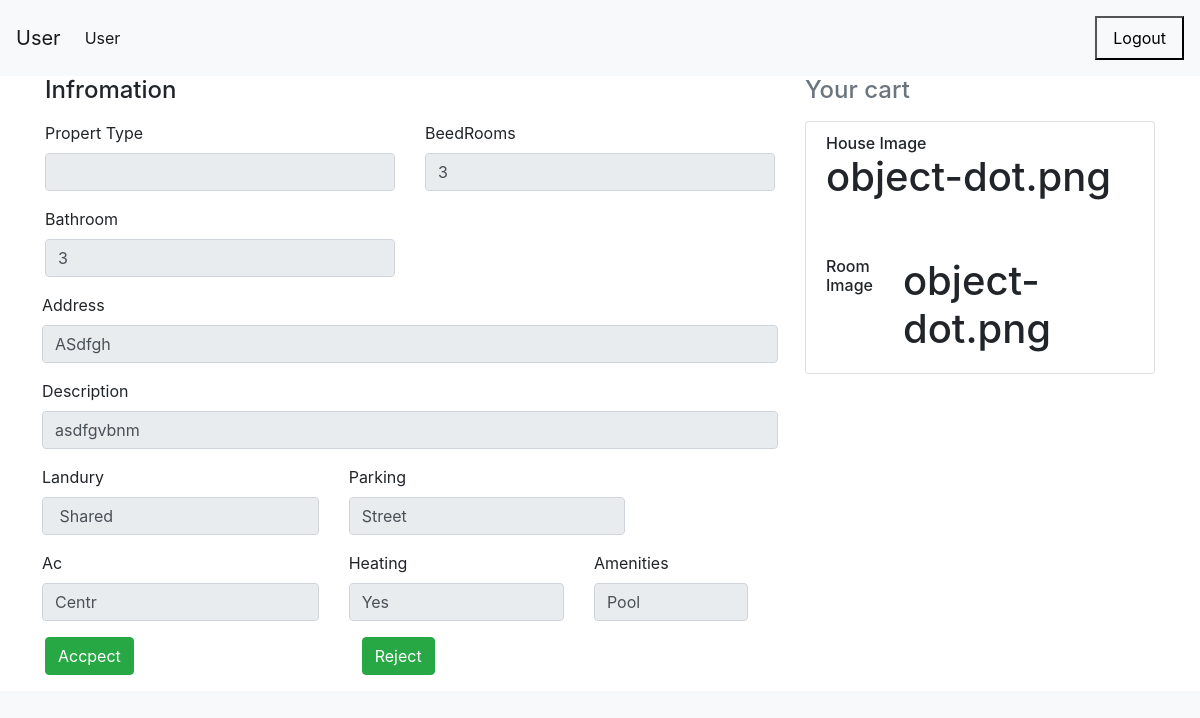
The app's page /user/user-view.php?id=45 (signed in) with its own data.
### tables this page shows
CREATE TABLE `question` (
  `id` int(200) NOT NULL,
  `uid` int(20) NOT NULL,
  `image` varchar(500) DEFAULT NULL,
  `roomimage` varchar(500) DEFAULT NULL,
  `propertytype` varchar(20) NOT NULL,
  `bedrooms` varchar(10) NOT NULL,
  `bathrooms` varchar(10) NOT NULL,
  `address` varchar(200) NOT NULL,
  `description` varchar(200) NOT NULL,
  `laundry` varchar(10) NOT NULL,
  `parking` varchar(10) NOT NULL,
  `ac` varchar(5) NOT NULL,
  `heating` varchar(10) NOT NULL,
  `amenities` varchar(5) NOT NULL
);

### user/user-view.php (the view, shortened to what this page needs)
<?php
include '../include/main.php';
$id = $_GET['id'];
$query = "SELECT q.id, q.uid, q.image, q.roomimage, q.propertytype, q.bedrooms, q.bathrooms, q.address, q.description, q.laundry, q.parking, q.ac, q.heating, q.amenities
FROM question AS q
INNER JOIN user AS u ON u.id = q.uid
WHERE q.uid =$id";
$result = mysqli_query($conn, $query);
foreach ($result as $data) {
?>
    <!DOCTYPE html>
    <html>
    <head>
        <link href="https://cdn.jsdelivr.net/npm/bootstrap@5.3.0-alpha1/dist/css/bootstrap.min.css" rel="stylesheet">
    </head>
    <body>
        <div class="relative w-full bg-white">
            <nav class="navbar navbar-expand-lg navbar-light bg-light p-3">
                <a class="navbar-brand" href="#">User </a>
                <div class="collapse navbar-collapse" id="navbarNav">
                    <ul class="navbar-nav">
                        <li class="nav-item active">
                            <a class="nav-link" href="user-page.php">User</a>
                        </li>
                    </ul>
                </div>
                <a href="../logout.php"><button type="button" type="logout" class="rounded-md bg-transparent px-3 py-2 text-sm font-semibold text-black hover:bg-black/10 focus-visible:outline focus-visible:outline-2 focus-visible:outline-offset-2 focus-visible:outline-black">
                        Logout
                    </button></a>
            </nav>
            <!DOCTYPE html>
            <html>
            <link rel="stylesheet" href="https://stackpath.bootstrapcdn.com/bootstrap/4.3.1/css/bootstrap.min.css">
            </head>
            <body class="bg-light">
                <form method="post" class="contact-form">
                    <div class="container">
                        <div class="row">
                            <div class="col-md-4 order-md-2 mb-4">
                                <h4 class="d-flex justify-content-between align-items-center mb-3">
                                    <span class="text-muted">Your cart</span>
                                </h4>
                                <ul class="list-group mb-3">
                                    <li class="list-group-item d-flex justify-content-between lh-condensed">
                                        <div>
                                            <h6 class="my-0">House Image</h6>
                                            <h1> <?php echo $data['image'] ?> </h1>
                                        </div>
                                    </li>
                                    <li class="list-group-item d-flex justify-content-between lh-condensed">
                                        <div>
                                    <li class="list-group-item d-flex justify-content-between">
                                        <h6 class="my-0">Room Image</h6>
                                        <h1><?php echo $data['roomimage'] ?></h1>
                                    </li>
                                </ul>
                            </div>
                            <div class="col-md-8 order-md-1">
                                <h4 class="mb-3">Infromation</h4>
                                <form novalidate="">
                                    <div class="row">
                                        <div class="col-md-6 mb-3">
                                            <label for="firstName">Propert Type</label>
                                            <input readonly class="form-control" id="firstName" placeholder="" value="<?php echo $data['propertytype'] ?>">
                                        </div>
                                        <div class="col-md-6 mb-3">
                                            <label for="lastName">BeedRooms</label>
                                            <input readonly class="form-control" value="<?php echo $data['bedrooms'] ?>">
                                        </div>
                                        <div class="col-md-6 mb-3">
                                            <label for="lastName">Bathroom</label>
                                            <input readonly class="form-control" id="lastName" placeholder="" value="<?php echo $data['bathrooms'] ?>" required="">
                                        </div>
                                        <div class="mb-3">
                                            <label for="username">Address</label>
                                            <input readonly class="form-control" id="zip" value="<?php echo $data['address'] ?>">
                                        </div>
                                        <div class="mb-3">
                                            <label for="email">Description</label>
                                            <input readonly class="form-control" value="<?php echo $data['description'] ?> ">
                                        </div>
                                        <div class="row">
                                            <div class="col-md-5 mb-3">
                                                <label for="country">Landury</label>
                                                <input readonly class="form-control" value=" <?php echo $data['laundry'] ?>">
                                            </div>
                                            <div class="col-md-5 mb-3">
                                                <label for="country">Parking</label>
                                                <input readonly class="form-control" value="<?php echo $data['parking'] ?>">
                                            </div>
                                        </div>
                                        <div class="row">
                                            <div class="col-md-5 mb-3">
                                                <label for="country">Ac</label>
                                                <input readonly class="form-control" value="<?php echo $data['ac'] ?>">
                                            </div>
                                            <div class="col-md-4 mb-3">
                                                <label for="state">Heating</label>
                                                <input readonly class="form-control" value="<?php echo $data['heating'] ?>">
                                            </div>
                                            <div class="col-md-3 mb-3">
                                                <label for="zip">Amenities</label>
                                                <input readonly class="form-control" value="<?php echo $data['amenities'] ?>">
                                            </div>
                                        </div>
                                    <?php } ?>
                                    </div>
                                    <div class="row">
                                        <div class="col-md-5 mb-3">
                                        <button type="submit" value="<?php $data['id'] ?>" name="accpect"  class="btn btn-success" title="View Profile">Accpect</button>
                                        </div>
                                        <div class="col-md-4 mb-3">
                                        <button type="submit" value="<?php $data['id'] ?>" name="reject"  class="btn btn-success" title="View Profile">Reject</button>
                                        </div>
                                    </div>
                            </div>
            </body>
        </div>
    </body>

### records on screen
question: image "object-dot.png", roomimage "object-dot.png", bedrooms "3", bathrooms "3", address "ASdfgh", description "asdfgvbnm", laundry "Shared", parking "Street", ac "Centr", heating "Yes", amenities "Pool"
